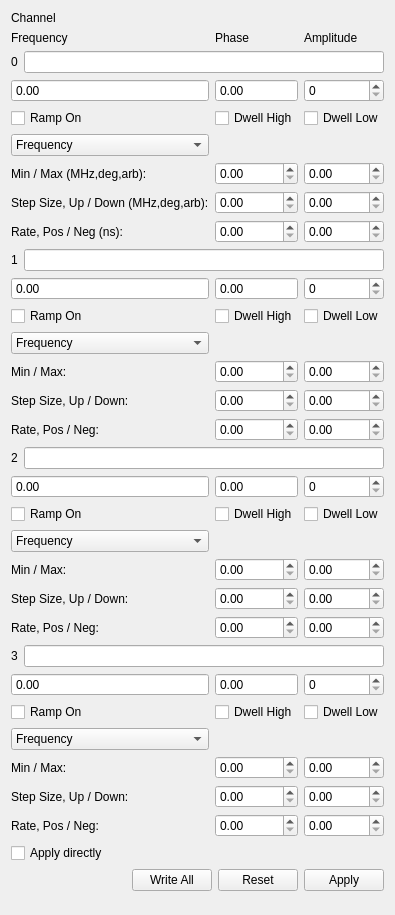
<?xml version="1.0" encoding="UTF-8"?>
<ui version="4.0">
 <class>Form</class>
 <widget class="QWidget" name="Form">
  <property name="geometry">
   <rect>
    <x>0</x>
    <y>0</y>
    <width>369</width>
    <height>915</height>
   </rect>
  </property>
  <property name="windowTitle">
   <string>Form</string>
  </property>
  <layout class="QVBoxLayout" name="verticalLayout">
   <item>
    <widget class="QLabel" name="label_5">
     <property name="text">
      <string>Channel</string>
     </property>
     <property name="textInteractionFlags">
      <set>Qt::LinksAccessibleByMouse</set>
     </property>
    </widget>
   </item>
   <item>
    <layout class="QGridLayout" name="gridLayout">
     <item row="8" column="0" colspan="3">
      <layout class="QHBoxLayout" name="horizontalLayout_6">
       <item>
        <widget class="QLabel" name="label_6">
         <property name="text">
          <string>1</string>
         </property>
        </widget>
       </item>
       <item>
        <widget class="QLineEdit" name="channelEdit1">
         <property name="sizePolicy">
          <sizepolicy hsizetype="MinimumExpanding" vsizetype="Fixed">
           <horstretch>0</horstretch>
           <verstretch>0</verstretch>
          </sizepolicy>
         </property>
        </widget>
       </item>
      </layout>
     </item>
     <item row="24" column="1">
      <widget class="QCheckBox" name="rampDwellHigh3">
       <property name="text">
        <string>Dwell High</string>
       </property>
      </widget>
     </item>
     <item row="23" column="2">
      <widget class="QSpinBox" name="amplitudeBox3">
       <property name="minimumSize">
        <size>
         <width>60</width>
         <height>0</height>
        </size>
       </property>
       <property name="maximum">
        <number>1023</number>
       </property>
      </widget>
     </item>
     <item row="16" column="0">
      <widget class="MagnitudeSpinBox" name="frequencyBox2">
       <property name="sizePolicy">
        <sizepolicy hsizetype="MinimumExpanding" vsizetype="Fixed">
         <horstretch>0</horstretch>
         <verstretch>0</verstretch>
        </sizepolicy>
       </property>
       <property name="buttonSymbols">
        <enum>QAbstractSpinBox::NoButtons</enum>
       </property>
      </widget>
     </item>
     <item row="16" column="1">
      <widget class="MagnitudeSpinBox" name="phaseBox2">
       <property name="sizePolicy">
        <sizepolicy hsizetype="MinimumExpanding" vsizetype="Fixed">
         <horstretch>0</horstretch>
         <verstretch>0</verstretch>
        </sizepolicy>
       </property>
       <property name="buttonSymbols">
        <enum>QAbstractSpinBox::NoButtons</enum>
       </property>
      </widget>
     </item>
     <item row="23" column="0">
      <widget class="MagnitudeSpinBox" name="frequencyBox3">
       <property name="sizePolicy">
        <sizepolicy hsizetype="MinimumExpanding" vsizetype="Fixed">
         <horstretch>0</horstretch>
         <verstretch>0</verstretch>
        </sizepolicy>
       </property>
       <property name="buttonSymbols">
        <enum>QAbstractSpinBox::NoButtons</enum>
       </property>
      </widget>
     </item>
     <item row="22" column="0" colspan="3">
      <layout class="QHBoxLayout" name="horizontalLayout_4">
       <item>
        <widget class="QLabel" name="label_8">
         <property name="text">
          <string>3</string>
         </property>
        </widget>
       </item>
       <item>
        <widget class="QLineEdit" name="channelEdit3">
         <property name="sizePolicy">
          <sizepolicy hsizetype="MinimumExpanding" vsizetype="Fixed">
           <horstretch>0</horstretch>
           <verstretch>0</verstretch>
          </sizepolicy>
         </property>
        </widget>
       </item>
      </layout>
     </item>
     <item row="15" column="0" colspan="3">
      <layout class="QHBoxLayout" name="horizontalLayout_5">
       <item>
        <widget class="QLabel" name="label_7">
         <property name="text">
          <string>2</string>
         </property>
        </widget>
       </item>
       <item>
        <widget class="QLineEdit" name="channelEdit2">
         <property name="sizePolicy">
          <sizepolicy hsizetype="MinimumExpanding" vsizetype="Fixed">
           <horstretch>0</horstretch>
           <verstretch>0</verstretch>
          </sizepolicy>
         </property>
        </widget>
       </item>
      </layout>
     </item>
     <item row="16" column="2">
      <widget class="QSpinBox" name="amplitudeBox2">
       <property name="minimumSize">
        <size>
         <width>60</width>
         <height>0</height>
        </size>
       </property>
       <property name="maximum">
        <number>1023</number>
       </property>
      </widget>
     </item>
     <item row="23" column="1">
      <widget class="MagnitudeSpinBox" name="phaseBox3">
       <property name="sizePolicy">
        <sizepolicy hsizetype="MinimumExpanding" vsizetype="Fixed">
         <horstretch>0</horstretch>
         <verstretch>0</verstretch>
        </sizepolicy>
       </property>
       <property name="buttonSymbols">
        <enum>QAbstractSpinBox::NoButtons</enum>
       </property>
      </widget>
     </item>
     <item row="0" column="0">
      <widget class="QLabel" name="label">
       <property name="text">
        <string>Frequency</string>
       </property>
      </widget>
     </item>
     <item row="0" column="1">
      <widget class="QLabel" name="label_2">
       <property name="text">
        <string>Phase</string>
       </property>
      </widget>
     </item>
     <item row="0" column="2">
      <widget class="QLabel" name="label_3">
       <property name="text">
        <string>Amplitude</string>
       </property>
      </widget>
     </item>
     <item row="1" column="0" colspan="3">
      <layout class="QHBoxLayout" name="horizontalLayout_7">
       <item>
        <widget class="QLabel" name="label_4">
         <property name="text">
          <string>0</string>
         </property>
        </widget>
       </item>
       <item>
        <widget class="QLineEdit" name="channelEdit0">
         <property name="sizePolicy">
          <sizepolicy hsizetype="MinimumExpanding" vsizetype="Fixed">
           <horstretch>0</horstretch>
           <verstretch>0</verstretch>
          </sizepolicy>
         </property>
         <property name="minimumSize">
          <size>
           <width>0</width>
           <height>0</height>
          </size>
         </property>
        </widget>
       </item>
      </layout>
     </item>
     <item row="2" column="0">
      <widget class="MagnitudeSpinBox" name="frequencyBox0">
       <property name="sizePolicy">
        <sizepolicy hsizetype="MinimumExpanding" vsizetype="Fixed">
         <horstretch>2</horstretch>
         <verstretch>0</verstretch>
        </sizepolicy>
       </property>
       <property name="buttonSymbols">
        <enum>QAbstractSpinBox::NoButtons</enum>
       </property>
      </widget>
     </item>
     <item row="2" column="1">
      <widget class="MagnitudeSpinBox" name="phaseBox0">
       <property name="sizePolicy">
        <sizepolicy hsizetype="MinimumExpanding" vsizetype="Fixed">
         <horstretch>2</horstretch>
         <verstretch>0</verstretch>
        </sizepolicy>
       </property>
       <property name="buttonSymbols">
        <enum>QAbstractSpinBox::NoButtons</enum>
       </property>
      </widget>
     </item>
     <item row="2" column="2">
      <widget class="QSpinBox" name="amplitudeBox0">
       <property name="minimumSize">
        <size>
         <width>60</width>
         <height>0</height>
        </size>
       </property>
       <property name="maximum">
        <number>1023</number>
       </property>
      </widget>
     </item>
     <item row="9" column="0">
      <widget class="MagnitudeSpinBox" name="frequencyBox1">
       <property name="sizePolicy">
        <sizepolicy hsizetype="MinimumExpanding" vsizetype="Fixed">
         <horstretch>0</horstretch>
         <verstretch>0</verstretch>
        </sizepolicy>
       </property>
       <property name="buttonSymbols">
        <enum>QAbstractSpinBox::NoButtons</enum>
       </property>
      </widget>
     </item>
     <item row="9" column="1">
      <widget class="MagnitudeSpinBox" name="phaseBox1">
       <property name="sizePolicy">
        <sizepolicy hsizetype="MinimumExpanding" vsizetype="Fixed">
         <horstretch>0</horstretch>
         <verstretch>0</verstretch>
        </sizepolicy>
       </property>
       <property name="buttonSymbols">
        <enum>QAbstractSpinBox::NoButtons</enum>
       </property>
      </widget>
     </item>
     <item row="9" column="2">
      <widget class="QSpinBox" name="amplitudeBox1">
       <property name="minimumSize">
        <size>
         <width>60</width>
         <height>0</height>
        </size>
       </property>
       <property name="maximum">
        <number>1023</number>
       </property>
      </widget>
     </item>
     <item row="17" column="0">
      <widget class="QCheckBox" name="rampEnable2">
       <property name="text">
        <string>Ramp On</string>
       </property>
      </widget>
     </item>
     <item row="10" column="1">
      <widget class="QCheckBox" name="rampDwellHigh1">
       <property name="text">
        <string>Dwell High</string>
       </property>
      </widget>
     </item>
     <item row="10" column="2">
      <widget class="QCheckBox" name="rampDwellLow1">
       <property name="text">
        <string>Dwell Low</string>
       </property>
      </widget>
     </item>
     <item row="3" column="2">
      <widget class="QCheckBox" name="rampDwellLow0">
       <property name="text">
        <string>Dwell Low</string>
       </property>
      </widget>
     </item>
     <item row="3" column="1">
      <widget class="QCheckBox" name="rampDwellHigh0">
       <property name="text">
        <string>Dwell High</string>
       </property>
      </widget>
     </item>
     <item row="3" column="0">
      <widget class="QCheckBox" name="rampEnable0">
       <property name="enabled">
        <bool>true</bool>
       </property>
       <property name="sizePolicy">
        <sizepolicy hsizetype="MinimumExpanding" vsizetype="Fixed">
         <horstretch>0</horstretch>
         <verstretch>0</verstretch>
        </sizepolicy>
       </property>
       <property name="baseSize">
        <size>
         <width>0</width>
         <height>0</height>
        </size>
       </property>
       <property name="whatsThis">
        <string>Enable digital ramping</string>
       </property>
       <property name="text">
        <string>Ramp On</string>
       </property>
      </widget>
     </item>
     <item row="17" column="2">
      <widget class="QCheckBox" name="rampDwellLow2">
       <property name="text">
        <string>Dwell Low</string>
       </property>
      </widget>
     </item>
     <item row="10" column="0">
      <widget class="QCheckBox" name="rampEnable1">
       <property name="text">
        <string>Ramp On</string>
       </property>
      </widget>
     </item>
     <item row="17" column="1">
      <widget class="QCheckBox" name="rampDwellHigh2">
       <property name="text">
        <string>Dwell High</string>
       </property>
      </widget>
     </item>
     <item row="24" column="0">
      <widget class="QCheckBox" name="rampEnable3">
       <property name="text">
        <string>Ramp On</string>
       </property>
      </widget>
     </item>
     <item row="24" column="2">
      <widget class="QCheckBox" name="rampDwellLow3">
       <property name="text">
        <string>Dwell Low</string>
       </property>
      </widget>
     </item>
     <item row="25" column="0">
      <widget class="QComboBox" name="rampType3">
       <item>
        <property name="text">
         <string>Frequency</string>
        </property>
       </item>
       <item>
        <property name="text">
         <string>Phase</string>
        </property>
       </item>
       <item>
        <property name="text">
         <string>Amplitude</string>
        </property>
       </item>
      </widget>
     </item>
     <item row="11" column="0">
      <widget class="QComboBox" name="rampType1">
       <item>
        <property name="text">
         <string>Frequency</string>
        </property>
       </item>
       <item>
        <property name="text">
         <string>Phase</string>
        </property>
       </item>
       <item>
        <property name="text">
         <string>Amplitude</string>
        </property>
       </item>
      </widget>
     </item>
     <item row="4" column="0">
      <widget class="QComboBox" name="rampType0">
       <item>
        <property name="text">
         <string>Frequency</string>
        </property>
       </item>
       <item>
        <property name="text">
         <string>Phase</string>
        </property>
       </item>
       <item>
        <property name="text">
         <string>Amplitude</string>
        </property>
       </item>
      </widget>
     </item>
     <item row="18" column="0">
      <widget class="QComboBox" name="rampType2">
       <item>
        <property name="text">
         <string>Frequency</string>
        </property>
       </item>
       <item>
        <property name="text">
         <string>Phase</string>
        </property>
       </item>
       <item>
        <property name="text">
         <string>Amplitude</string>
        </property>
       </item>
      </widget>
     </item>
     <item row="26" column="1">
      <widget class="QDoubleSpinBox" name="rampMin3"/>
     </item>
     <item row="20" column="0">
      <widget class="QLabel" name="label_33">
       <property name="text">
        <string>Step Size, Up / Down:</string>
       </property>
      </widget>
     </item>
     <item row="19" column="0">
      <widget class="QLabel" name="label_15">
       <property name="text">
        <string>Min / Max:</string>
       </property>
      </widget>
     </item>
     <item row="7" column="1">
      <widget class="QDoubleSpinBox" name="rampRatePos0"/>
     </item>
     <item row="26" column="2">
      <widget class="QDoubleSpinBox" name="rampMax3"/>
     </item>
     <item row="28" column="0">
      <widget class="QLabel" name="label_32">
       <property name="text">
        <string>Step Size, Up / Down:</string>
       </property>
      </widget>
     </item>
     <item row="29" column="0">
      <widget class="QLabel" name="label_31">
       <property name="text">
        <string>Rate, Pos / Neg:</string>
       </property>
      </widget>
     </item>
     <item row="14" column="0">
      <widget class="QLabel" name="label_35">
       <property name="text">
        <string>Rate, Pos / Neg:</string>
       </property>
      </widget>
     </item>
     <item row="5" column="2">
      <widget class="QDoubleSpinBox" name="rampMax0"/>
     </item>
     <item row="20" column="1">
      <widget class="QDoubleSpinBox" name="rampStepUp2"/>
     </item>
     <item row="21" column="0">
      <widget class="QLabel" name="label_34">
       <property name="text">
        <string>Rate, Pos / Neg:</string>
       </property>
      </widget>
     </item>
     <item row="7" column="0">
      <widget class="QLabel" name="label_36">
       <property name="text">
        <string>Rate, Pos / Neg (ns):</string>
       </property>
      </widget>
     </item>
     <item row="6" column="2">
      <widget class="QDoubleSpinBox" name="rampStepDown0"/>
     </item>
     <item row="26" column="0">
      <widget class="QLabel" name="label_14">
       <property name="text">
        <string>Min / Max:</string>
       </property>
      </widget>
     </item>
     <item row="6" column="0">
      <widget class="QLabel" name="label_38">
       <property name="text">
        <string>Step Size, Up / Down (MHz,deg,arb):</string>
       </property>
      </widget>
     </item>
     <item row="12" column="2">
      <widget class="QDoubleSpinBox" name="rampMax1"/>
     </item>
     <item row="19" column="1">
      <widget class="QDoubleSpinBox" name="rampMin2"/>
     </item>
     <item row="12" column="0">
      <widget class="QLabel" name="label_16">
       <property name="text">
        <string>Min / Max:</string>
       </property>
      </widget>
     </item>
     <item row="5" column="1">
      <widget class="QDoubleSpinBox" name="rampMin0"/>
     </item>
     <item row="5" column="0">
      <widget class="QLabel" name="label_20">
       <property name="text">
        <string>Min / Max (MHz,deg,arb):</string>
       </property>
      </widget>
     </item>
     <item row="19" column="2">
      <widget class="QDoubleSpinBox" name="rampMax2"/>
     </item>
     <item row="7" column="2">
      <widget class="QDoubleSpinBox" name="rampRateNeg0"/>
     </item>
     <item row="13" column="2">
      <widget class="QDoubleSpinBox" name="rampStepDown1"/>
     </item>
     <item row="6" column="1">
      <widget class="QDoubleSpinBox" name="rampStepUp0"/>
     </item>
     <item row="12" column="1">
      <widget class="QDoubleSpinBox" name="rampMin1"/>
     </item>
     <item row="20" column="2">
      <widget class="QDoubleSpinBox" name="rampStepDown2"/>
     </item>
     <item row="28" column="1">
      <widget class="QDoubleSpinBox" name="rampStepUp3"/>
     </item>
     <item row="13" column="1">
      <widget class="QDoubleSpinBox" name="rampStepUp1"/>
     </item>
     <item row="28" column="2">
      <widget class="QDoubleSpinBox" name="rampStepDown3"/>
     </item>
     <item row="14" column="1">
      <widget class="QDoubleSpinBox" name="rampRatePos1"/>
     </item>
     <item row="21" column="1">
      <widget class="QDoubleSpinBox" name="rampRatePos2"/>
     </item>
     <item row="29" column="1">
      <widget class="QDoubleSpinBox" name="rampRatePos3"/>
     </item>
     <item row="14" column="2">
      <widget class="QDoubleSpinBox" name="rampRateNeg1"/>
     </item>
     <item row="21" column="2">
      <widget class="QDoubleSpinBox" name="rampRateNeg2"/>
     </item>
     <item row="29" column="2">
      <widget class="QDoubleSpinBox" name="rampRateNeg3"/>
     </item>
     <item row="13" column="0">
      <widget class="QLabel" name="label_37">
       <property name="text">
        <string>Step Size, Up / Down:</string>
       </property>
      </widget>
     </item>
    </layout>
   </item>
   <item>
    <layout class="QHBoxLayout" name="horizontalLayout_8">
     <item>
      <widget class="QCheckBox" name="autoApplyBox">
       <property name="text">
        <string>Apply directly</string>
       </property>
      </widget>
     </item>
     <item>
      <spacer name="horizontalSpacer_2">
       <property name="orientation">
        <enum>Qt::Horizontal</enum>
       </property>
       <property name="sizeHint" stdset="0">
        <size>
         <width>40</width>
         <height>20</height>
        </size>
       </property>
      </spacer>
     </item>
    </layout>
   </item>
   <item>
    <layout class="QHBoxLayout" name="horizontalLayout">
     <item>
      <spacer name="horizontalSpacer">
       <property name="orientation">
        <enum>Qt::Horizontal</enum>
       </property>
       <property name="sizeHint" stdset="0">
        <size>
         <width>40</width>
         <height>20</height>
        </size>
       </property>
      </spacer>
     </item>
     <item>
      <widget class="QPushButton" name="writeAllButton">
       <property name="text">
        <string>Write All</string>
       </property>
      </widget>
     </item>
     <item>
      <widget class="QPushButton" name="resetButton">
       <property name="text">
        <string>Reset</string>
       </property>
      </widget>
     </item>
     <item>
      <widget class="QPushButton" name="applyButton">
       <property name="text">
        <string>Apply</string>
       </property>
      </widget>
     </item>
    </layout>
   </item>
   <item>
    <spacer name="verticalSpacer">
     <property name="orientation">
      <enum>Qt::Vertical</enum>
     </property>
     <property name="sizeHint" stdset="0">
      <size>
       <width>20</width>
       <height>40</height>
      </size>
     </property>
    </spacer>
   </item>
  </layout>
  <zorder>label_5</zorder>
  <zorder>verticalLayoutWidget</zorder>
  <zorder>applyButton</zorder>
 </widget>
 <customwidgets>
  <customwidget>
   <class>MagnitudeSpinBox</class>
   <extends>QDoubleSpinBox</extends>
   <header>uiModules.MagnitudeSpinBox</header>
  </customwidget>
 </customwidgets>
 <tabstops>
  <tabstop>channelEdit0</tabstop>
  <tabstop>frequencyBox0</tabstop>
  <tabstop>phaseBox0</tabstop>
  <tabstop>amplitudeBox0</tabstop>
  <tabstop>channelEdit1</tabstop>
  <tabstop>frequencyBox1</tabstop>
  <tabstop>phaseBox1</tabstop>
  <tabstop>amplitudeBox1</tabstop>
  <tabstop>channelEdit2</tabstop>
  <tabstop>frequencyBox2</tabstop>
  <tabstop>phaseBox2</tabstop>
  <tabstop>amplitudeBox2</tabstop>
  <tabstop>channelEdit3</tabstop>
  <tabstop>frequencyBox3</tabstop>
  <tabstop>phaseBox3</tabstop>
  <tabstop>amplitudeBox3</tabstop>
  <tabstop>autoApplyBox</tabstop>
  <tabstop>writeAllButton</tabstop>
  <tabstop>resetButton</tabstop>
  <tabstop>applyButton</tabstop>
 </tabstops>
 <resources/>
 <connections/>
</ui>
